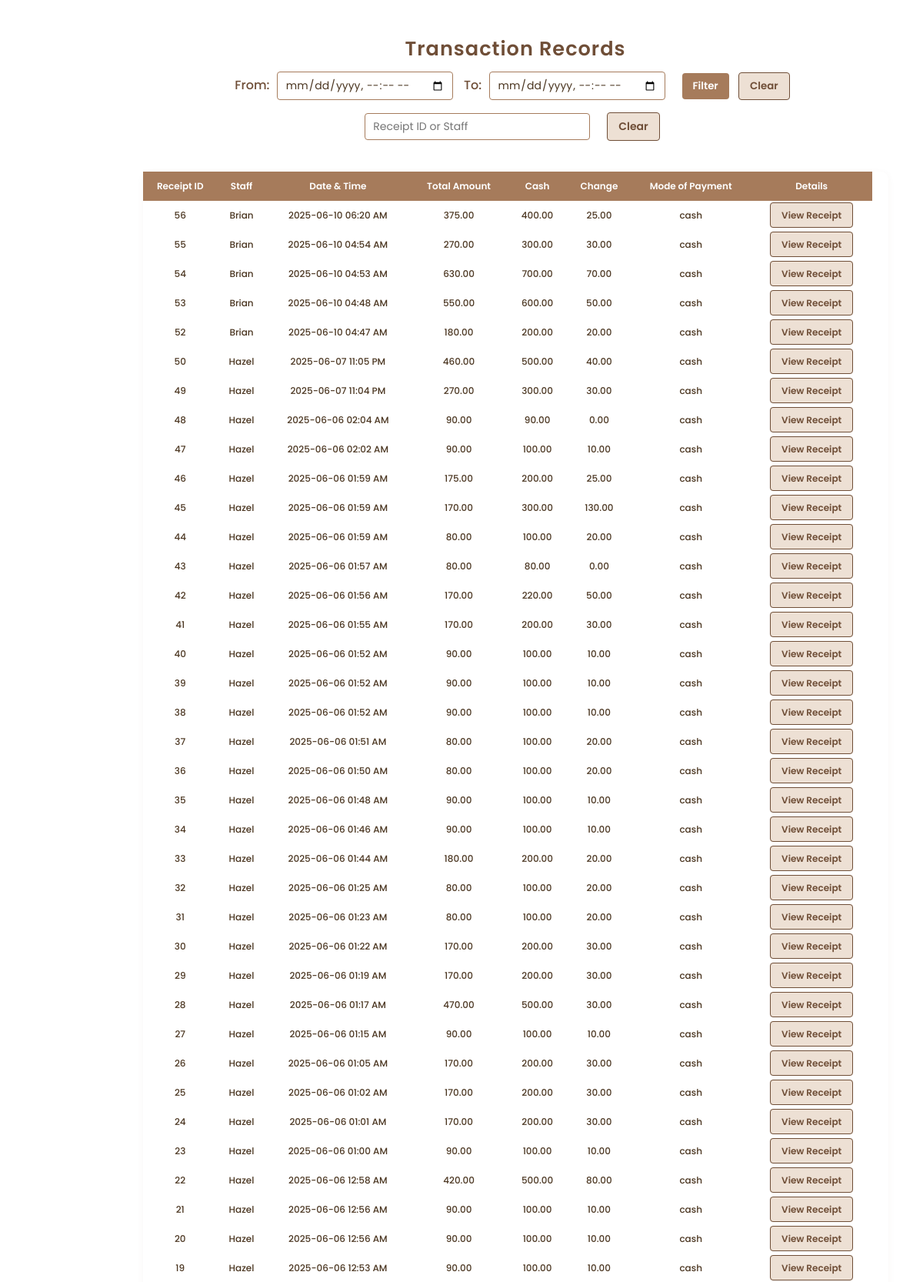
The page /transactions (signed in, upper part) on the database its author committed.
### tables this page shows
CREATE TABLE transactions (
                id INTEGER PRIMARY KEY AUTOINCREMENT,
                user_id INTEGER NOT NULL,
                transaction_time DATETIME DEFAULT (DATETIME('now', '+8 hours')),
                cash NUMERIC(10, 2) NOT NULL,
                change NUMERIC(10, 2) NOT NULL,
                total_amount NUMERIC(10, 2) NOT NULL,
                is_deleted INTEGER DEFAULT 0,
                mode_of_payment TEXT NOT NULL CHECK(mode_of_payment IN ('cash', 'gcash')),
                FOREIGN KEY (user_id) REFERENCES users(id)
            );

CREATE TABLE users (
                id INTEGER PRIMARY KEY AUTOINCREMENT,
                username TEXT UNIQUE NOT NULL,
                passkey TEXT NOT NULL,
                role TEXT NOT NULL CHECK(role IN ('admin', 'staff')),
                created_at DATETIME DEFAULT CURRENT_TIMESTAMP,
                is_deleted BOOLEAN DEFAULT 0
            );

### app.py (the view, shortened to what this page needs)
@app.route('/transactions', methods=['GET', 'POST'])
@login_required
def transactions():
    q = request.args.get('q')
    startdate = request.args.get('startdate')
    enddate = request.args.get('enddate')
    receipt_id = request.args.get('receipt_id')
    conn = sqlite3.connect('database.db')
    cursor = conn.cursor()
    transaction = None
    products = []
    if startdate and enddate:
        try:
            start_dt = datetime.strptime(startdate, '%Y-%m-%dT%H:%M')
            end_dt = datetime.strptime(enddate, '%Y-%m-%dT%H:%M')
            if end_dt < start_dt:
                flash("End date/time cannot be before start date/time.", "warning")
                return redirect(url_for('transactions'))
            start_datetime_str = start_dt.strftime('%Y-%m-%d %H:%M:%S')
            end_datetime_str = end_dt.strftime('%Y-%m-%d %H:%M:%S')
        except ValueError:
            flash("Invalid date/time format.", "warning")
            return redirect(url_for('transactions'))
        cursor.execute("""
            SELECT transactions.id AS transaction_id, transactions.*, users.username, users.id AS user_id
            FROM transactions
            INNER JOIN users ON transactions.user_id = users.id
            WHERE transaction_time BETWEEN ? AND ? AND transactions.is_deleted != 1
            ORDER BY transactions.id DESC
        """, (start_datetime_str, end_datetime_str))
        transactions = cursor.fetchall()
    else:
        cursor.execute("""
            SELECT transactions.id AS transaction_id, transactions.*, users.username, users.id AS user_id
            FROM transactions
            INNER JOIN users ON transactions.user_id = users.id
            WHERE transactions.is_deleted != 1
            ORDER BY transactions.id DESC
        """)
        transactions = cursor.fetchall()
    conn.close()
    formatted_transactions = []
    for t in transactions:
        transaction_time = datetime.strptime(t[3], '%Y-%m-%d %H:%M:%S')
        formatted_time = transaction_time.strftime('%Y-%m-%d %I:%M %p')  # Format to include AM/PM
        formatted_transactions.append((
            t[0],                # transaction_id
            t[9],                # username
            formatted_time,      # formatted date
            f"{float(t[6]):.2f}",# total_amount
            f"{float(t[4]):.2f}",# cash
            f"{float(t[5]):.2f}",# change
            t[8]                 # mode_of_payment
        ))
    return render_template('transactions.html', transactions=formatted_transactions, transaction=transaction, products=products, q=q, startdate=startdate, enddate=enddate)

### app.py (called while the page is built)
@app.before_request
def setup():
    init_db(DB)

### auth.py (called while the page is built)
def login_required(f):
    @wraps(f)
    def decorated(*args, **kwargs):
        if "user" not in session:
            return redirect(url_for("login"))
        return f(*args, **kwargs)
    return decorated

### templates/transactions.html (shortened to what this page needs)
{% extends 'layout.html' %}
{% block content %}
<link rel="stylesheet" href="{{ url_for('static', filename='css/transactions.css') }}">
<link rel="stylesheet" href="{{ url_for('static', filename='css/receipt.css') }}">
<h2>Transaction Records</h2>
<form method="GET" id="filter-form">
    <div>
        <div>
            <div>
                <label>From:</label>
                <input type="datetime-local" name="startdate" value="{{ request.args.get('startdate', '') }}">
                <label>To:</label>
                <input type="datetime-local" name="enddate" value="{{ request.args.get('enddate', '') }}">
            </div>
        </div>
        <div>
            <button type="submit" value="Filter">Filter</button>
            <button type="button" id="clear-date-button">Clear</button>
        </div>
    </div>
    <div>
        <input type="text" placeholder="Receipt ID or Staff" name="q" id="search-query" value="{{ request.args.get('q', '') }}">
        <button type="button" id="clear-search-button">Clear</button>
    </div>
</form>
<table>
    <thead>
        <tr>
            <th>Receipt ID</th>
            <th>Staff</th>
            <th>Date & Time</th>
            <th>Total Amount</th>
            <th>Cash</th>
            <th>Change</th>
            <th>Mode of Payment</th>
            <th>Details</th>
        </tr>
    </thead>
    <tbody id="transaction-table-body">
        {% for t in transactions %}
        <tr class="transaction-item">
            <td>{{ t[0] }}</td>
            <td>{{ t[1] }}</td>
            <td>{{ t[2] }}</td>
            <td>{{ t[3] }}</td>
            <td>{{ t[4] }}</td>
            <td>{{ t[5] }}</td>
            <td>{{ t[6] }}</td>
            <td>
                <a class="action-btn" href="{{ url_for('transactions') }}?receipt_id={{ t[0] }}">View Receipt</a>
            </td>
            <td>
            </td>
        </tr>
        {% endfor %}
    </tbody>
</table>
{% endblock %}

### static/css/layout.css (style rules this page uses)
:root { --dark: #28282B; --light: #fff; --brown-light: #a67b5b; --brown-ver1: #4b3621; --brown-ver2: #6f4e37; --brown-ver3: #382206; --gray-light: #f8f9fa; --gray-medium: #e9ecef; --gray-dark: #6c757d; --fs-xxxl: 2.2rem; --fs-xxl: 2rem; --fs-xl: 1.6rem; --fs-l: 1.4rem; --fs-m: 1.2rem; --fs-s: 1.14rem; --fs-xs: .975rem; --fs-xxs: 0.875rem; --fs-xxxs: 0.75rem; --primary-font: 'Poppins', sans-serif; --trans-duration-default: .27s; --shadow-default: rgba(0, 0, 0, 0.068) 0px 2px 3px 0px, rgba(0, 0, 0, 0.408) 0px 0px 0px .06rem; --shadow-hover: 0 10px 20px rgba(0,0,0,0.19), 0 6px 6px rgba(0, 0, 0, 0.312); --shadow-material: 0 1px 3px rgba(0,0,0,0.12), 0 1px 2px rgba(0,0,0,0.24); }
* { box-sizing: border-box; padding: 0; margin: 0; font-family: var(--primary-font); color: var(--brown-ver1); }
h1, h2, h3 { font-weight: 600; color: var(--brown-ver1); }
h2 { font-size: var(--fs-xl); }
a { text-decoration: none; }
#clear-search-button { padding: 0.375rem 1rem; background-color: var(--gray-medium); color: var(--dark); border: none; border-radius: 25px; font-size: var(--fs-xxs); font-weight: 500; cursor: pointer; transition: all var(--trans-duration-default); white-space: nowrap; }

### static/css/transactions.css (style rules this page uses)
h2 { color: var(--brown-ver2); text-align: center; margin-top: 24px; letter-spacing: 1px; }
#filter-form { display: flex; flex-wrap: wrap; gap: 16px; justify-content: center; align-items: center; max-width: 95%; margin: 0 auto 30px auto; padding: 10px 15px; border-radius: 8px; background: var(--light); }
#filter-form > div { display: flex; flex-wrap: wrap; gap: 12px; justify-content: center; align-items: center; }
#filter-form label { font-weight: 500; color: var(--brown-ver2); margin-right: 5px; }
#filter-form input[type="datetime-local"], #filter-form input[type="text"] { padding: 6px 10px; border: 1px solid var(--brown-light); border-radius: 4px; background: var(--light); color: var(--brown-ver1); font-size: var(--fs-xxs); margin-right: 10px; min-width: 160px; }
#filter-form button[type="submit"], #filter-form button[type="button"], .action-btn { padding: 7px 14px; border-radius: 4px; font-weight: 600; cursor: pointer; margin-right: 8px; border: none; }
#filter-form button[type="submit"] { background: var(--brown-light); color: var(--light); transition: background 0.2s; }
.action-btn { margin-right: 0 !important; font-size: var(--fs-xxxs); }
#filter-form button[type="button"], .action-btn { background: #ede0d4; color: var(--brown-ver2); border: 1px solid var(--brown-ver2); transition: background 0.2s; }
table { width: 95%; margin: 0 auto 30px auto; border-collapse: collapse; background: var(--light); border-radius: 10px; box-shadow: 0 2px 10px rgba(110, 80, 60, 0.05); font-size: var(--fs-xxxs); font-weight: 500; }
thead { position: sticky; top: 0px; }
th, td { padding: 10px 8px; text-align: center; }
th { font-weight: 600; background-color: var(--brown-light); color: var(--light); }
tr td a { text-decoration: none; font-weight: 600; width: 100%; height: 100%; transition: color .25s; }

### rows shown on the page
transactions: id "56", username "Brian", t "2025-06-10 06:20 AM", total_amount "375.00", cash "400.00", change "25.00", mode_of_payment "cash"
transactions: id "55", username "Brian", t "2025-06-10 04:54 AM", total_amount "270.00", cash "300.00", change "30.00", mode_of_payment "cash"
transactions: id "54", username "Brian", t "2025-06-10 04:53 AM", total_amount "630.00", cash "700.00", change "70.00", mode_of_payment "cash"
transactions: id "53", username "Brian", t "2025-06-10 04:48 AM", total_amount "550.00", cash "600.00", change "50.00", mode_of_payment "cash"
transactions: id "52", username "Brian", t "2025-06-10 04:47 AM", total_amount "180.00", cash "200.00", change "20.00", mode_of_payment "cash"
transactions: id "50", username "Hazel", t "2025-06-07 11:05 PM", total_amount "460.00", cash "500.00", change "40.00", mode_of_payment "cash"
transactions: id "49", username "Hazel", t "2025-06-07 11:04 PM", total_amount "270.00", cash "300.00", change "30.00", mode_of_payment "cash"
transactions: id "48", username "Hazel", t "2025-06-06 02:04 AM", t "90.00", cash "90.00", change "0.00", mode_of_payment "cash"
transactions: id "47", username "Hazel", t "2025-06-06 02:02 AM", total_amount "90.00", cash "100.00", change "10.00", mode_of_payment "cash"
transactions: id "46", username "Hazel", user "2025-06-06 01:59 AM", total_amount "175.00", cash "200.00", change "25.00", mode_of_payment "cash"
transactions: id "45", username "Hazel", user "2025-06-06 01:59 AM", total_amount "170.00", cash "300.00", change "130.00", mode_of_payment "cash"
transactions: id "44", username "Hazel", user "2025-06-06 01:59 AM", total_amount "80.00", cash "100.00", change "20.00", mode_of_payment "cash"
transactions: id "43", username "Hazel", user "2025-06-06 01:57 AM", t "80.00", cash "80.00", change "0.00", mode_of_payment "cash"
transactions: id "42", username "Hazel", user "2025-06-06 01:56 AM", total_amount "170.00", cash "220.00", change "50.00", mode_of_payment "cash"
transactions: id "41", username "Hazel", user "2025-06-06 01:55 AM", total_amount "170.00", cash "200.00", change "30.00", mode_of_payment "cash"
transactions: id "40", username "Hazel", user "2025-06-06 01:52 AM", total_amount "90.00", cash "100.00", change "10.00", mode_of_payment "cash"
transactions: id "39", username "Hazel", user "2025-06-06 01:52 AM", total_amount "90.00", cash "100.00", change "10.00", mode_of_payment "cash"
transactions: id "38", username "Hazel", user "2025-06-06 01:52 AM", total_amount "90.00", cash "100.00", change "10.00", mode_of_payment "cash"
transactions: id "37", username "Hazel", user "2025-06-06 01:51 AM", total_amount "80.00", cash "100.00", change "20.00", mode_of_payment "cash"
transactions: id "36", username "Hazel", user "2025-06-06 01:50 AM", total_amount "80.00", cash "100.00", change "20.00", mode_of_payment "cash"
transactions: id "35", username "Hazel", user "2025-06-06 01:48 AM", total_amount "90.00", cash "100.00", change "10.00", mode_of_payment "cash"
transactions: id "34", username "Hazel", user "2025-06-06 01:46 AM", total_amount "90.00", cash "100.00", change "10.00", mode_of_payment "cash"
transactions: id "33", username "Hazel", user "2025-06-06 01:44 AM", total_amount "180.00", cash "200.00", change "20.00", mode_of_payment "cash"
transactions: id "32", username "Hazel", user "2025-06-06 01:25 AM", total_amount "80.00", cash "100.00", change "20.00", mode_of_payment "cash"
transactions: id "31", username "Hazel", user "2025-06-06 01:23 AM", total_amount "80.00", cash "100.00", change "20.00", mode_of_payment "cash"
transactions: id "30", username "Hazel", user "2025-06-06 01:22 AM", total_amount "170.00", cash "200.00", change "30.00", mode_of_payment "cash"
transactions: id "29", username "Hazel", user "2025-06-06 01:19 AM", total_amount "170.00", cash "200.00", change "30.00", mode_of_payment "cash"
transactions: id "28", username "Hazel", user "2025-06-06 01:17 AM", total_amount "470.00", cash "500.00", change "30.00", mode_of_payment "cash"
transactions: id "27", username "Hazel", user "2025-06-06 01:15 AM", total_amount "90.00", cash "100.00", change "10.00", mode_of_payment "cash"
transactions: id "26", username "Hazel", user "2025-06-06 01:05 AM", total_amount "170.00", cash "200.00", change "30.00", mode_of_payment "cash"
transactions: id "25", username "Hazel", user "2025-06-06 01:02 AM", total_amount "170.00", cash "200.00", change "30.00", mode_of_payment "cash"
transactions: id "24", username "Hazel", user "2025-06-06 01:01 AM", total_amount "170.00", cash "200.00", change "30.00", mode_of_payment "cash"
transactions: id "23", username "Hazel", user "2025-06-06 01:00 AM", total_amount "90.00", cash "100.00", change "10.00", mode_of_payment "cash"
transactions: id "22", username "Hazel", t "2025-06-06 12:58 AM", total_amount "420.00", cash "500.00", change "80.00", mode_of_payment "cash"
transactions: id "21", username "Hazel", t "2025-06-06 12:56 AM", total_amount "90.00", cash "100.00", change "10.00", mode_of_payment "cash"
transactions: id "20", username "Hazel", t "2025-06-06 12:56 AM", total_amount "90.00", cash "100.00", change "10.00", mode_of_payment "cash"
transactions: id "19", username "Hazel", t "2025-06-06 12:53 AM", total_amount "90.00", cash "100.00", change "10.00", mode_of_payment "cash"
